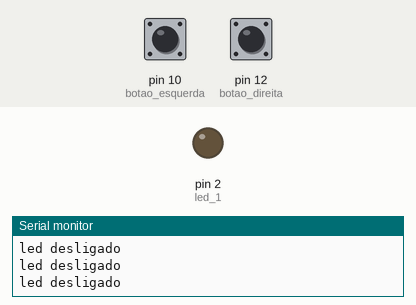
Simulated run of this program. Board: Arduino Uno, built with avr-gcc and run on an emulated ATmega328P. On the bench: output pins drawn as LEDs (lit = HIGH), the last lines printed to the serial monitor. Dashed ring = blinking. Inputs (shaded band) come from the test bench; at power-on: pin 12 (botao_direita) HIGH, pin 10 (botao_esquerda) HIGH.

Above: at 1.8 s.
1.9 s: pin 12 (botao_direita) pulled LOW for 3.2 s
At 2.4 s:
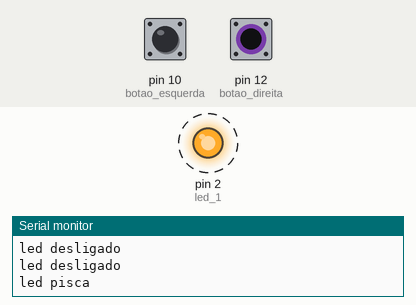
7.0 s: pin 10 (botao_esquerda) pulled LOW for 0.6 s
At 7.8 s:
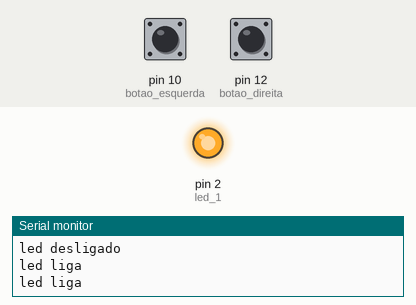
9.5 s: pin 10 (botao_esquerda) pulled LOW for 3.2 s
At 13.8 s:
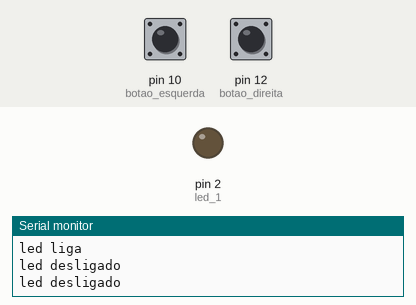
Timing chart, 0 to 15.3 s (numbered marks = the images above; inputs shaded):
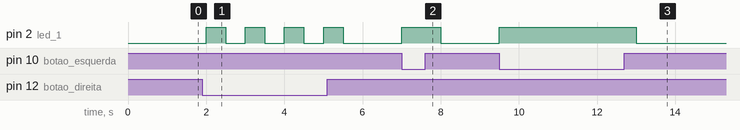

Measured:
- after the input at 1.9 s, pin 2 (led_1): alternates HIGH for 0.50 s and LOW for 0.50 s, 8 changes in all, then stays LOW, starting after 0.10 s
- after the input at 7.0 s, pin 2 (led_1): LOW → HIGH at once, → LOW 1.0 s later
- after the input at 9.5 s, pin 2 (led_1): LOW → HIGH at once, → LOW 3.5 s later

The program:

main.cpp
```cpp
#include <Arduino.h>

//definir perifericos
int BAUD_RATE=9600;
int botao_esquerda= 10;
int botao_direita= 12;
int led_1= 2;

int estado_led=0;

int estadobotao_esquerda=0;
int estadobotao_direita=0;

int opcao=0;
void led (int estado_led, String message)
{
  Serial.println(message);
  digitalWrite(led_1, estado_led);
}

void setup()
{
  //confirgurar perifericos e porta serie
  Serial.begin(BAUD_RATE);
  pinMode(botao_esquerda, INPUT);
  pinMode(botao_direita, INPUT);
  pinMode(led_1,OUTPUT);

}
void loop()
{
  estadobotao_esquerda=digitalRead(botao_esquerda)==LOW;
  estadobotao_direita=digitalRead(botao_direita)==LOW;
  // quando os dois botoes nao estiverem pressionados o led nao liga
if(!estadobotao_esquerda&&!estadobotao_direita)
{
  opcao=0;
}
  // quando o botao esquerdo estiver pressionado liga o led
if(estadobotao_esquerda&&!estadobotao_direita)
{
  opcao=1;
}

  // quando o botao da direita estiver pressionado o led direita pisca
if (!estadobotao_esquerda&&estadobotao_direita)
{
  opcao=2;
}

switch (opcao)
{
  case 0:
  led(LOW, "led desligado");
  break;

  case 1:
  led(HIGH,"led liga");
  break;

  case 2:
    if(estado_led)
    {
      led(LOW, "led pisca");
      estado_led=LOW;
    }
    else
    {
      led(HIGH, "led pisca");
      estado_led=HIGH;
    }

  break;

  default:
  Serial.println("error");
  break;
}

  delay(500);
}
```
